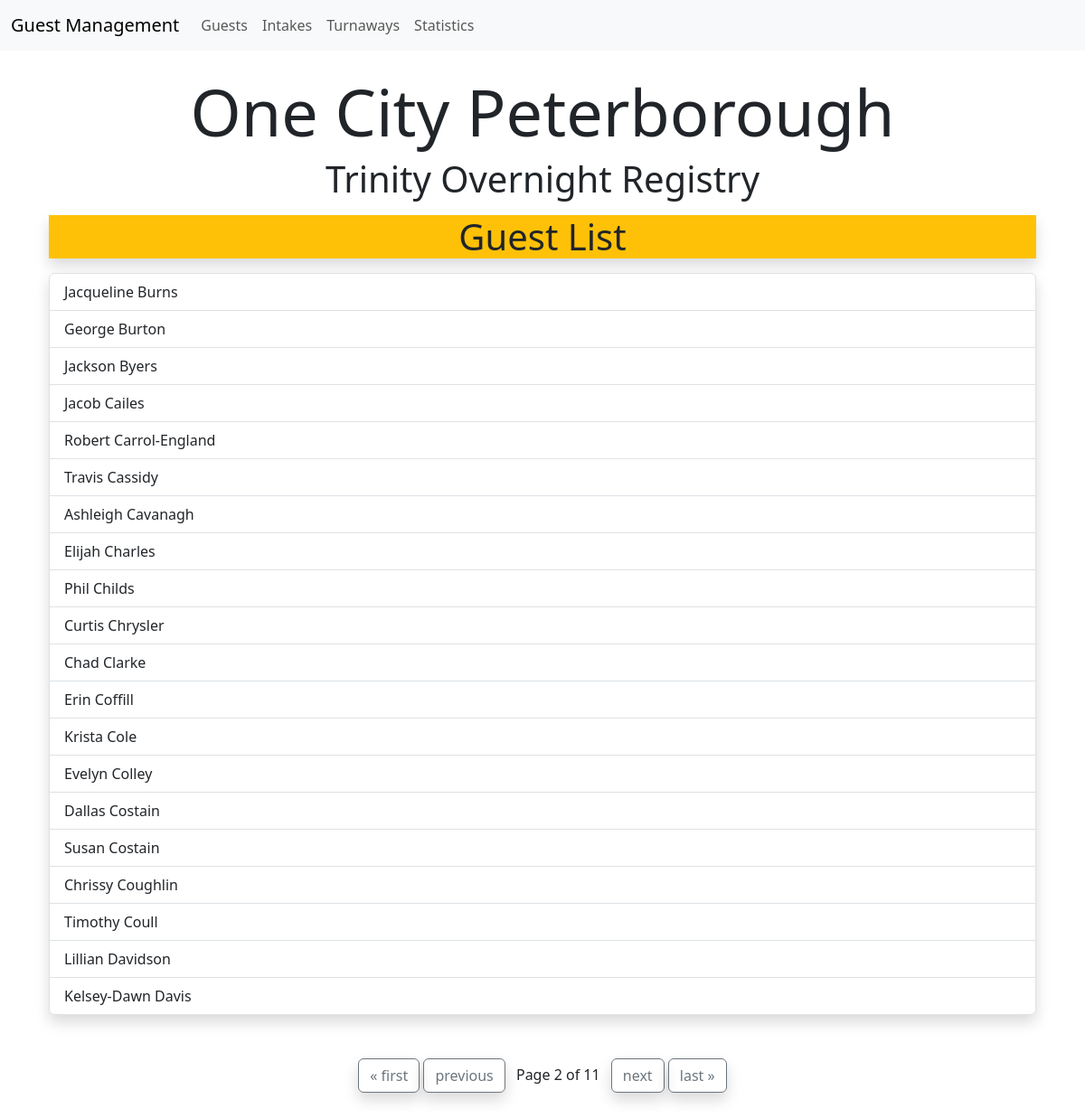
Page /guest/?page=2 on the committed database.
### overnight/models.py (models this page shows)
class Guest(models.Model):
    active_consent = models.BooleanField(default=False)
    unique_id = models.CharField(max_length=6, unique=True, blank=True, null=True, help_text='Do not assign or alter Unique IDs.')
    first_name = models.CharField(max_length=100)
    last_name = models.CharField(max_length=100, help_text='Include any variations, including spelling, when unconfirmed.')
    gender = models.ForeignKey('Gender', on_delete=models.CASCADE, null=True, blank=True)
    dob = models.DateField(null=True, blank=True)
    otherinfo = models.CharField(max_length=500, blank=True, null=True)
    first_intake = models.DateField(null=True, blank=True, help_text='Date of first intake.')
    intake_period = models.CharField(max_length=20, blank=True, null=True, help_text='Reporting period at first access.') #Period of guest's first intake
    most_recent_intake = models.DateField(null=True, blank=True, help_text='Most recent month and year of intake.')
    status = models.ForeignKey('Status', on_delete=models.CASCADE, null=True, blank=True)
    status_notes = models.TextField(max_length=1000, blank=True, null=True, help_text='Additonal Information pertaining to Status or otherwise, include dates')
    email = models.EmailField(max_length=254, blank=True, null=True)
    phone = models.CharField(max_length=20, blank=True, null=True)
    other_contact = models.CharField(max_length=100, blank=True, null=True)
    class Meta:
        ordering = ['last_name', 'first_name']
    def full_name(self):
        return f"{self.first_name} {self.last_name}"
    def __str__(self):
        return self.full_name()

### overnight/views.py (the view)
# urls.py: path('guest/', views.guest_list, name='guest_list'),
def guest_list(request):
    guests = Guest.objects.all()
    paginator = Paginator(guests, 20)
    page_number = request.GET.get("page")
    page_obj = paginator.get_page(page_number)
    return render(request, 'guest_list.html', {'page_obj': page_obj})

### overnight/templates/guest_list.html (shortened to what this page needs)
{% extends 'base.html' %}
{% block content %}
<div class=container-md>
    <h1 class="display-2 text-center">One City Peterborough</h1>
    <div>
        <p class="display-6 text-center">Trinity Overnight Registry</p>
    </div>
    <p class="display-6 bg-warning text-center shadow">Guest List </p>
    <div class="list-group list-group-striped shadow">
        {% for guest in page_obj %}
        <a class="list-group-item list-group-item-action" href="{% url 'update_guest' guest.pk %}">{{ guest }}</a>
        {% endfor %}
    </div>
    <div class="pagination my-5 d-flex justify-content-center">
        <span class="step-links">
            {% if page_obj.has_previous %}
                <a class="btn btn-outline-secondary shadow" href="?page=1">&laquo; first</a>
                <a class="btn btn-outline-secondary shadow" href="?page={{ page.obj.previous_page_number}}">previous</a>
            {% endif %}
            <span class="current px-2">
                Page {{ page_obj.number }} of {{ page_obj.paginator.num_pages }}
            </span>
            {% if page_obj.has_next %}
            <a class="btn btn-outline-secondary shadow" href="?page={{ page_obj.next_page_number }}">next</a>
            <a class="btn btn-outline-secondary shadow" href="?page={{ page_obj.paginator.num_pages }}">last &raquo;</a>
            {% endif %}
        </span>
    </div>
</div>
{% endblock %}

### rows in the picture
Guest: first_name+last_name "Jacqueline Burns"
Guest: first_name+last_name "George Burton"
Guest: first_name+last_name "Jackson Byers"
Guest: first_name+last_name "Jacob Cailes"
Guest: first_name+last_name "Robert Carrol-England"
Guest: first_name+last_name "Travis Cassidy"
Guest: first_name+last_name "Ashleigh Cavanagh"
Guest: first_name+last_name "Elijah Charles"
Guest: first_name+last_name "Phil Childs"
Guest: first_name+last_name "Curtis Chrysler"
Guest: first_name+last_name "Chad Clarke"
Guest: first_name+last_name "Erin Coffill"
Guest: first_name+last_name "Krista Cole"
Guest: first_name+last_name "Evelyn Colley"
Guest: first_name+last_name "Dallas Costain"
Guest: first_name+last_name "Susan Costain"
Guest: first_name+last_name "Chrissy Coughlin"
Guest: first_name+last_name "Timothy Coull"
Guest: first_name+last_name "Lillian Davidson"
Guest: first_name+last_name "Kelsey-Dawn Davis"

### other values in the picture
{{ page_obj.number }} "2"
{{ page_obj.paginator.num_pages }} "11"
